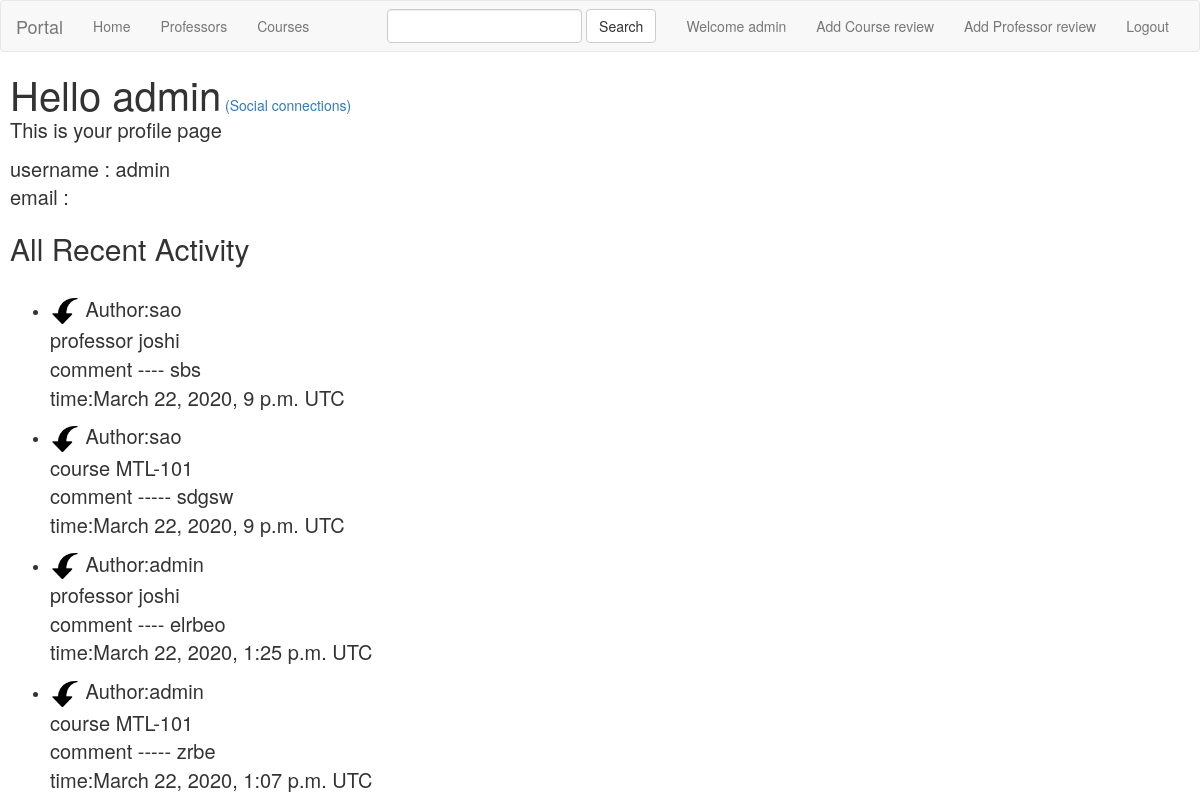
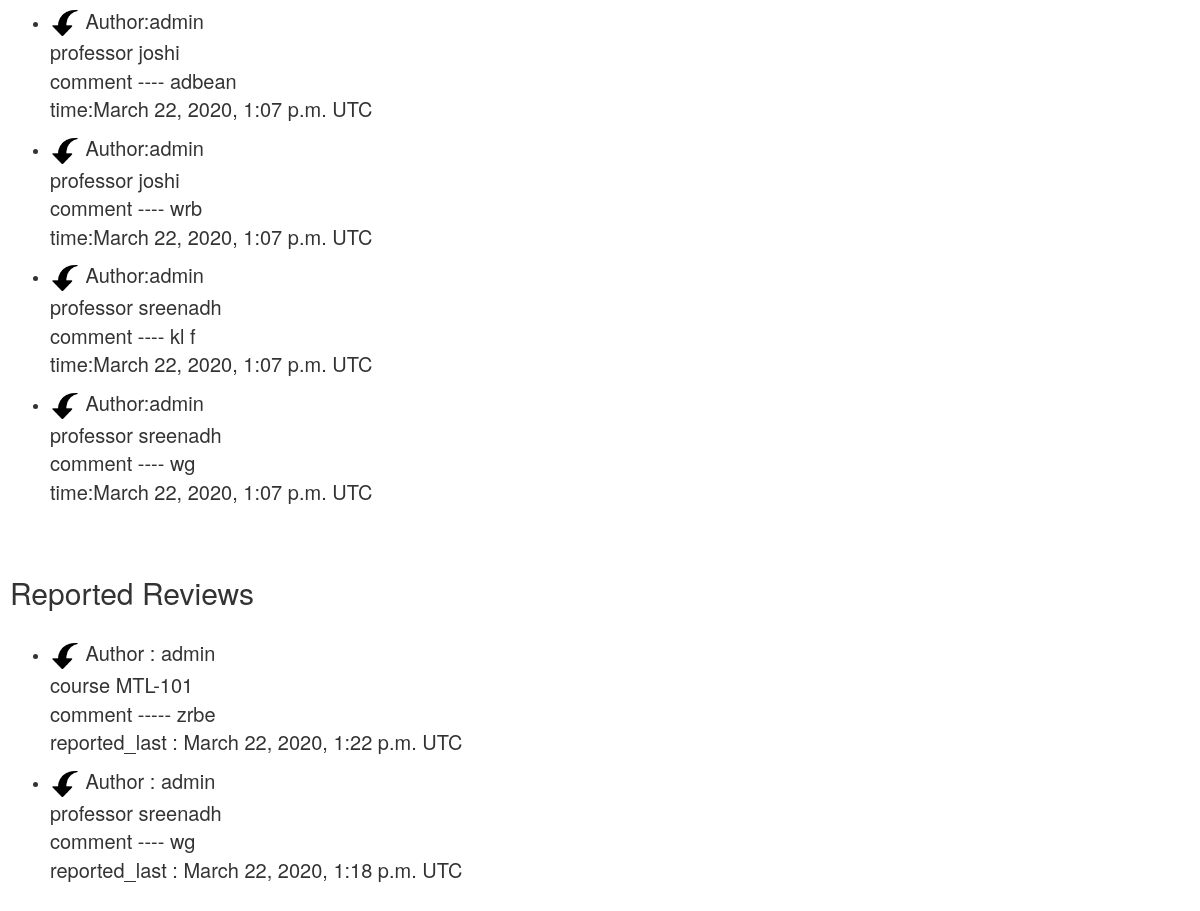
/users/profile (signed in), run on an earlier commit of the app's database (2 pictures, top to bottom).
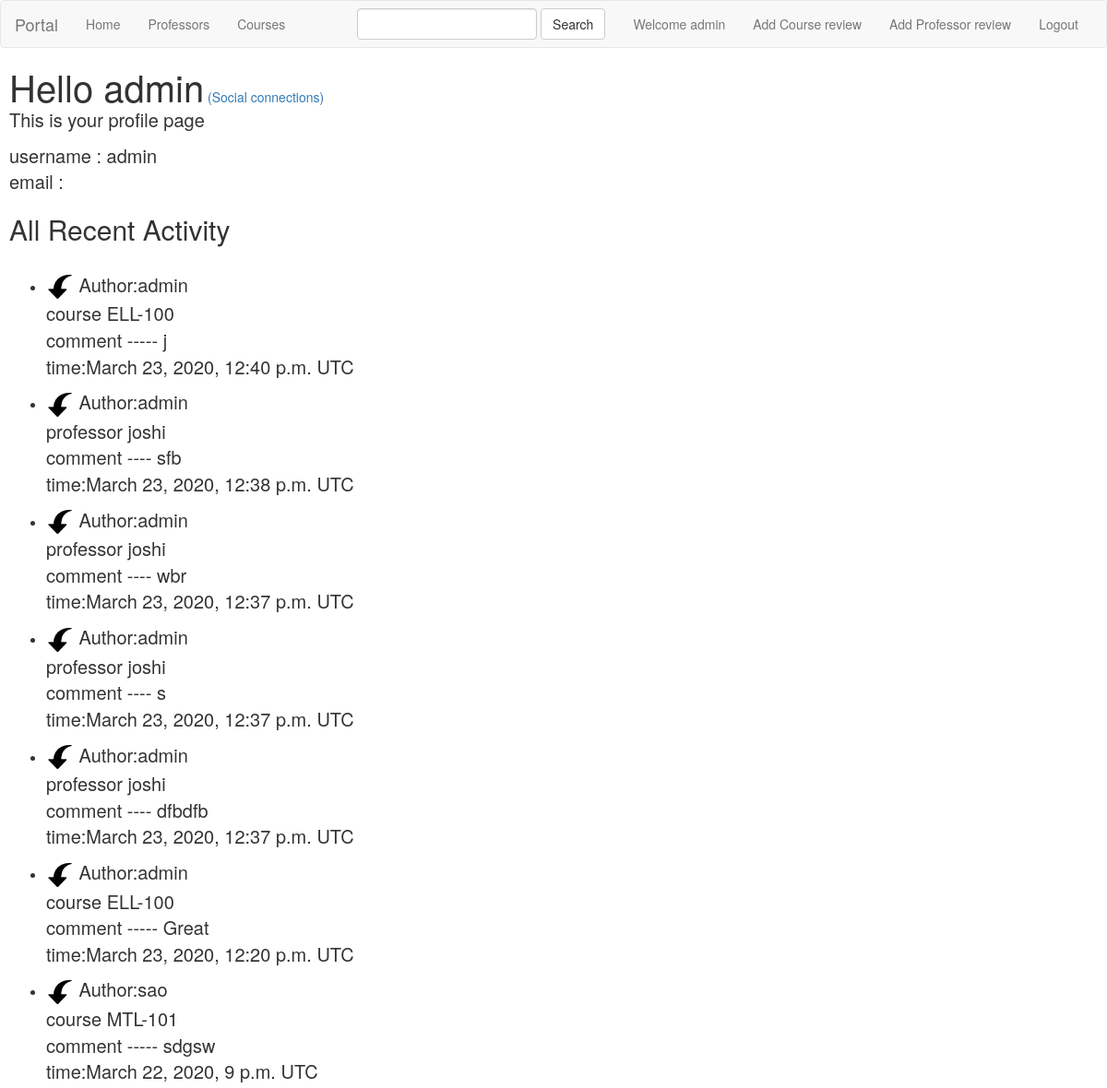
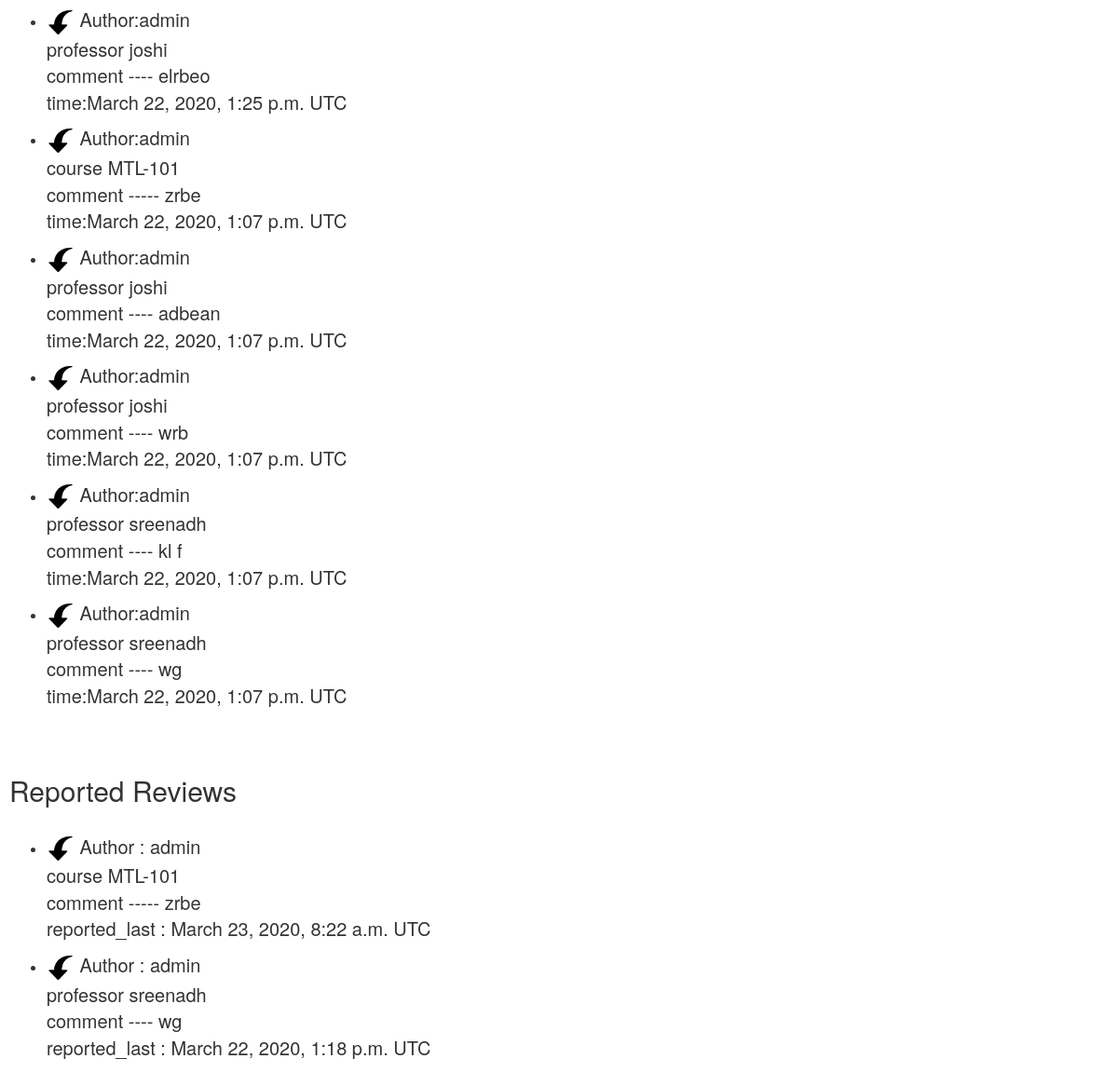
And on a later commit of the database (2 pictures, top to bottom).
### professors/models.py (models this page shows, shortened)
class Prof_Rating(Rating):
    datetime = models.DateTimeField(default=datetime.now)
    comment = models.CharField(max_length=1000)
    stars = models.IntegerField(default=1,validators=[MaxValueValidator(5), MinValueValidator(1)])
    professor = models.ForeignKey(Professor, on_delete=models.CASCADE)
    user = models.ForeignKey(User,default=None,on_delete=models.CASCADE)
    postAnonymously = models.BooleanField(default=False)
    liked_by = models.ManyToManyField(User,related_name='all_liked_profrating')
    reported = models.BooleanField(default=False)
    last_reported_time = models.DateTimeField(default=now,blank=True)
    def get_absolute_url(self):
        return reverse('professors:detail',kwargs={'pk':self.professor.pk})+'#'+ str(self.id)
    def get_class_name(self):
        return 'prof_rating'

class Professor(models.Model):
    name = models.CharField(max_length=100)
    age = models.IntegerField()
    department = models.CharField(max_length=100)

### courses/models.py (models this page shows, shortened)
class Course_Rating(Rating):
    datetime = models.DateTimeField(default=datetime.now)
    comment = models.CharField(max_length=1000)
    stars = models.IntegerField(default=1,validators=[MaxValueValidator(5), MinValueValidator(1)])
    course = models.ForeignKey(Course, on_delete=models.CASCADE)
    user = models.ForeignKey(User,default=None,on_delete=models.CASCADE)
    postAnonymously = models.BooleanField(default=False)
    liked_by = models.ManyToManyField(User, related_name='all_liked_courserating')
    reported = models.BooleanField(default=False)
    last_reported_time = models.DateTimeField(default=now,blank=True)
    def get_absolute_url(self):
        return reverse('courses:detail',kwargs={'pk':self.course.pk})+'#'+ str(self.id)
    def get_class_name(self):
        return 'course_rating'

class Course(models.Model):
    name = models.CharField(max_length=100)
    department = models.CharField(max_length=100)
    profs_teaching = models.ManyToManyField(Professor,related_name='all_courses_taught')

### users/views.py (the view)
# urls.py: url(r'profile$', views.show_user_profile, name='show_profile'),
def show_user_profile(request):
    context = dict()
    if request.user.is_superuser:
        all_rating_all_author = list(Prof_Rating.objects.all()) + list(Course_Rating.objects.all())
        all_rating_all_author.sort(reverse=True, key=lambda x: x.datetime)
        context['all_rating'] = all_rating_all_author
        reported_reviews = list(Prof_Rating.objects.all().filter(reported=True)) + list(
            Course_Rating.objects.all().filter(reported=True))
        reported_reviews.sort(reverse=True, key=lambda x: x.last_reported_time)
        context['reported'] = reported_reviews
        context['banned_users'] = list(filter(lambda x: x.userprofile.is_banned, list(User.objects.all())))
    else:
        all_rating_user = list(request.user.prof_rating_set.all()) + list(request.user.course_rating_set.all())
        all_rating_user.sort(reverse=True, key=lambda x: x.datetime)
        context['all_rating'] = all_rating_user
        context['warnings'] = list(request.user.userwarning_set.all())
    return render(request, 'users/profile.html', context)

### users/templates/users/profile.html (shortened to what this page needs)
{% extends 'root/base.html' %}
{% block body %}
<h1 style="display:inline">Hello {{request.user.username}}</h1>
<a href="/allauth/social/connections" style="display:inline">(Social connections)</a>
<p>This is your profile page</p>
<p>
    username : {{user.username}}<br>
    email : {{user.email}}
</p>
<h2>{% if user.is_superuser %}All {% else %}Your {% endif %}Recent Activity</h2>
<br>
<ul>
    {% for rating in all_rating %}
        <li>
            <p>
                <a style="font-size:20px;" href="{{ rating.get_absolute_url }}"><img style='height:30px;width:30px;'></a>
                {% if user.is_superuser %}
                    Author:{{rating.user}}<br>
                {% endif %}
                {% if rating.get_class_name == 'prof_rating' %}
                    professor {{rating.professor.name}} &emsp; <br>comment ---- {{rating.comment}}
                {% else %}
                    course {{rating.course.name}}  &emsp; <br>comment ----- {{rating.comment}}
                {% endif %}
                <br>time:{{rating.datetime}} UTC
            </p>
        </li>
    {% endfor %}
</ul>
<br>
<br>
{% if user.is_superuser %}
<h2>Reported Reviews</h2>
<br>
<ul>
{% for rating in reported %}
    <li>
        <p>
            <a style="font-size:20px;" href="{{ rating.get_absolute_url }}"><img style='height:30px;width:30px;'></a>
            Author : {{ rating.user }}<br>
            {% if rating.get_class_name == 'prof_rating' %}
                professor {{rating.professor.name}} &emsp; <br>comment ---- {{rating.comment}}
            {% else %}
                course {{rating.course.name}}  &emsp; <br>comment ----- {{rating.comment}}
            {% endif %}<br>
            reported_last : {{ rating.last_reported_time }} UTC
        </p>
    </li>
{% endfor %}
</ul>
<br><br>
{% endif %}
{% endblock %}

### root/templates/root/base.html (shortened to what this page needs)
<!DOCTYPE html>
<html lang="en">
<head>
    <link rel="stylesheet" href="https://maxcdn.bootstrapcdn.com/bootstrap/3.4.1/css/bootstrap.min.css">
</head>
<body >
    <nav class="navbar navbar-default">
        <div class="container-fluid">
            <div class="navbar-header">
                <a class="navbar-brand" href="#" >Portal</a>
            </div>
            <div class="collapse navbar-collapse">
                <ul class="nav navbar-nav">
                    <li class = "">
                        <a href="/">Home</a>
                    </li>
                    <li class = "">
                        <a href="{% url 'professors:index' %}">Professors</a>
                    </li>
                    <li class = "">
                        <a href="{% url 'courses:index' %}">Courses</a>
                    </li>
                </ul>
                <ul class="nav navbar-nav navbar-right">
                    <li class = "">
                        {% if request.user.username %}
                            <a href="{% url 'users:show_profile' %}">Welcome {{request.user.username}}</a>
                        {% else %}
                            <a href="#">Not logged in</a>
                        {% endif %}
                    </li>
                    <li class = "">
                       {% if request.user.username %}
                            <a href="{% url 'courses:add_rating' %}">Add Course review</a>
                        {% endif %}
                    </li>
                    <li class = "">
                       {% if request.user.username %}
                            <a href="{% url 'professors:add_rating' %}">Add Professor review</a>
                        {% endif %}
                    </li>
                    <li class = "">
                        {% if request.user.username %}
                            <a href="{% url 'users:logout' %}">Logout</a>
                        {% else %}
                            <a href="{% url 'users:login' %}">Login/Sign Up</a>
                        {% endif %}</li>
                </ul>
                <form class="navbar-form navbar-right" role="search" method="get" action="{% url 'root:search' %}">
                    <div class="form-group">
                        <input type="text" class="form-control" name="query" value="">
                    </div>
                    <button type="submit" class="btn btn-default">Search</button>
                </form>
            </div>
        </div>
    </nav>
    <div style="margin-left: 10px">
        {% block body %}
        {% endblock %}
    </div>
</body>
</html>

### root/templates/root/base.html (style rules this page uses)
p { font-size:20px; }
h1 { font-size:40px; }
h2 { font-size:30px; }

What changed in the data, as far as the page shows it:
removed Prof_Rating: user "sao", professor.name "joshi", comment "sbs", datetime "March 22, 2020, 9 p.m."
added Course_Rating: user "admin", course.name "ELL-100", comment "j", datetime "March 23, 2020, 12:40 p.m.", shown under "All Recent Activity"
added Prof_Rating: user "admin", professor.name "joshi", comment "sfb", datetime "March 23, 2020, 12:38 p.m."
added Prof_Rating: user "admin", professor.name "joshi", comment "wbr", datetime "March 23, 2020, 12:37 p.m."
added Prof_Rating: user "admin", professor.name "joshi", comment "s", datetime "March 23, 2020, 12:37 p.m."
added Prof_Rating: user "admin", professor.name "joshi", comment "dfbdfb", datetime "March 23, 2020, 12:37 p.m."
added Course_Rating: user "admin", course.name "ELL-100", comment "Great", datetime "March 23, 2020, 12:20 p.m.", shown under "All Recent Activity"
changed Course_Rating "zrbe": last_reported_time "March 22, 2020, 1:22 p.m." → "March 23, 2020, 8:22 a.m."
